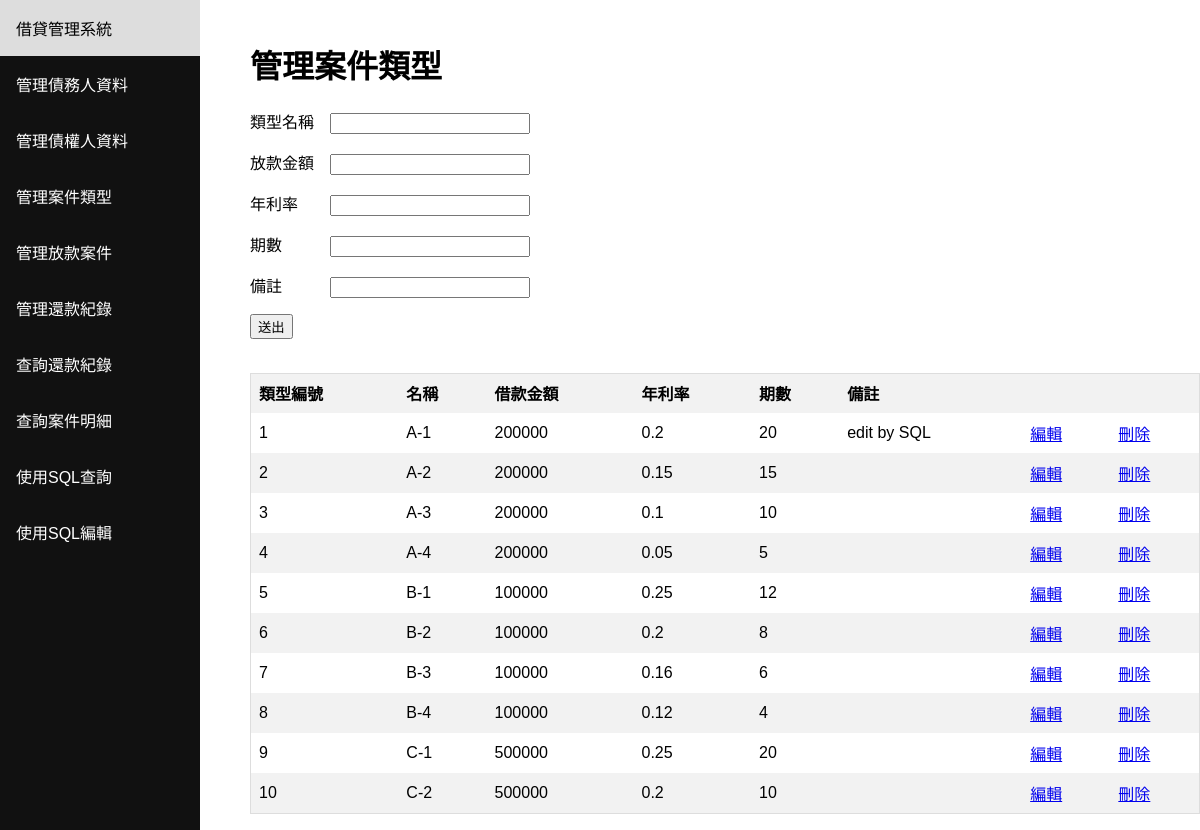
Page /project_type on the committed database.
### tables this page shows
CREATE TABLE "LOAN_PROJECT_TYPE" (
	"TypeNumber"	INTEGER NOT NULL PRIMARY KEY AUTOINCREMENT UNIQUE,
	"TypeName"	TEXT,
	"TotalPrinciple"	INTEGER NOT NULL,
	"InterestRate"	NUMERIC NOT NULL,
	"NumberOfPeriod"	INTEGER NOT NULL,
	"Remark"	TEXT
);

### main.py (the view)
@app.route('/project_type', methods=['GET', 'POST'])
def project_type():
    if request.method == 'POST':
        edit_data('LOAN_PROJECT_TYPE')
    table = get_query("select * from LOAN_PROJECT_TYPE;")
    return render_template(
                'project_type.html',
                columns=['類型編號','名稱','借款金額','年利率','期數','備註'],
                table=table
            )

### main.py (called while the page is built)
def get_query(query , get_col=False):
    conn = sqlite3.connect('database.db')
    conn.row_factory = sqlite3.Row
    cur = conn.cursor()
    cur.execute(query)
    rows = cur.fetchall()
    conn.close()
    output = []
    cols = []
    for row in rows:
        temp = dict(row)
        output.append(list(temp.values()))
        if get_col: cols = list(temp.keys())
    if get_col:
        return output, cols
    return output

### templates/project_type.html (shortened to what this page needs)
<html><header><title>借貸管理系統</title></header><body><div class="sidenav"><a href="/">借貸管理系統</a><a href="/debter">管理債務人資料</a><a href="/creditor">管理債權人資料</a><a href="/project_type">管理案件類型</a><a href="/project">管理放款案件</a><a href="/period">管理還款紀錄</a><a href="/repayment_record">查詢還款紀錄</a><a href="/project_record">查詢案件明細</a><a href="/sql_search">使用SQL查詢</a><a href="/sql_edit">使用SQL編輯</a></div><div class="content"><h1>管理案件類型</h1><form method="POST" action=""><div>{% if edit %}<p>類型名稱　<input name="TypeName" style="width:200px" value="{{ data[0] }}"/></p><p>放款金額　<input name="TotalPrinciple" style="width:200px" value="{{ data[1] }}"/></p><p>年利率　　<input name="InterestRate" style="width:200px" value="{{ data[2] }}"/></p><p>期數　　　<input name="NumberOfPeriod" style="width:200px" value="{{ data[3] }}"/></p><p>備註　　　<input name="Remark" style="width:200px" value="{{ data[4] }}"/></p>{% else %}<p>類型名稱　<input name="TypeName" style="width:200px"/></p><p>放款金額　<input name="TotalPrinciple" style="width:200px"/></p><p>年利率　　<input name="InterestRate" style="width:200px"/></p><p>期數　　　<input name="NumberOfPeriod" style="width:200px"/></p><p>備註　　　<input name="Remark" style="width:200px"/></p>{% endif %}<p><input type="submit" value="送出"/></p></div><br/><div style="overflow-x:auto;"><table><thead><tr></tr>{% for column in columns %}<th>{{ column }}</th>{% endfor %}<th></th><th></th></thead><tbody>{% for row in table %}<tr>{% for item in row %}<td>{{ item }}</td>{% endfor %}<td><a href="/project_type/edit/{{ row[0] }}">編輯</a></td><td><a href="/project_type/delete/{{ row[0] }}">刪除</a></td></tr>{% endfor %}</tbody></table></div></form></div></body></html>

### templates/project_type.html (style rules this page uses)
* { box-sizing: border-box; }
body { margin: 0; font-family: Arial, Helvetica, sans-serif; }
.sidenav { height: 100%; width: 200px; position: fixed; z-index: 1; top: 0; left: 0; background-color: #111; overflow-x: hidden; }
.sidenav a { color: white; padding: 16px; text-decoration: none; display: block; }
.content { margin-left: 200px; padding-left: 50px; padding-top: 20px; }
table { border-collapse: collapse; border-spacing: 0; width: 100%; border: 1px solid #ddd; }
th, td { text-align: left; padding: 8px; }
tr:nth-child(even) { background-color: #f2f2f2 }

### rows in the picture
LOAN_PROJECT_TYPE: row "1" "20", TypeName "A-1", TotalPrinciple "200000", InterestRate "0.2", Remark "edit by SQL"
LOAN_PROJECT_TYPE: row "2" "15", TypeName "A-2", TotalPrinciple "200000", InterestRate "0.15"
LOAN_PROJECT_TYPE: row "3" "10", TypeName "A-3", TotalPrinciple "200000", InterestRate "0.1"
LOAN_PROJECT_TYPE: row "4" "5", TypeName "A-4", TotalPrinciple "200000", InterestRate "0.05"
LOAN_PROJECT_TYPE: row "5" "12", TypeName "B-1", TotalPrinciple "100000", InterestRate "0.25"
LOAN_PROJECT_TYPE: row "6" "8", TypeName "B-2", TotalPrinciple "100000", InterestRate "0.2"
LOAN_PROJECT_TYPE: row "7" "6", TypeName "B-3", TotalPrinciple "100000", InterestRate "0.16"
LOAN_PROJECT_TYPE: row "8" "4", TypeName "B-4", TotalPrinciple "100000", InterestRate "0.12"
LOAN_PROJECT_TYPE: row "9" "20", TypeName "C-1", TotalPrinciple "500000", InterestRate "0.25"
LOAN_PROJECT_TYPE: row "10" "10", TypeName "C-2", TotalPrinciple "500000", InterestRate "0.2"

### other values in the picture
{{ column }} "類型編號" "名稱" "借款金額" "年利率" "期數" "備註"
